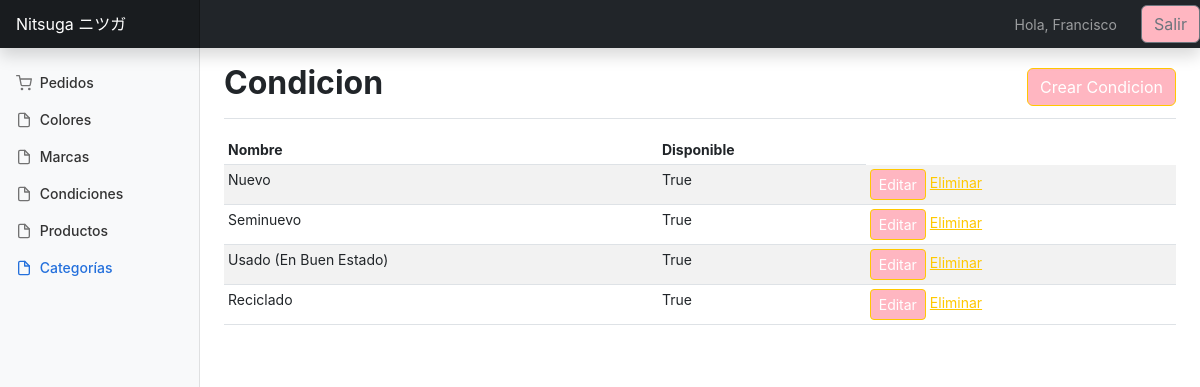
The page /listar_condicion/ (signed in) on the database its author committed.
### app/models.py (models this page shows, shortened)
class Condicion(models.Model):
    nombre = models.CharField(max_length=40)
    disponible = models.BooleanField()

### app/views.py (the view)
# urls.py: path('listar_condicion/', listar_condicion, name="listar_condicion"),
@login_required
def listar_condicion(request):
    condicion = Condicion.objects.all()
    data = {
        'condicion' : condicion
    }
    return render(request, 'app/condicion/listar.html', data)

### app/templates/app/condicion/listar.html
{% extends 'app/gestion/base.html' %}
{% block contenido %}
<div class="container-fluid">
    <div class="row">
      <main class="col-md-9 ms-sm-auto col-lg-10 px-md-4">
        <div
          class="d-flex justify-content-between flex-wrap flex-md-nowrap align-items-center pt-3 pb-2 mb-3 border-bottom">
          <h1 class="h2">Condicion</h1>
          <a href="{% url 'app:crear_condicion' %}" class="btn btn-primary">Crear Condicion</a>
        </div>
        <div class="table-responsive">
          <table class="table table-striped table-sm">
            <thead>
              <tr>
                <th scope="col">Nombre</th>
                <th scope="col">Disponible</th>
              </tr>
            </thead>
            <tbody>
                {% for c in condicion %}
                <tr>
                    <td>{{ c.nombre | title }}</td>
                    <td>{{ c.disponible | title }}</td>
                    <td>
                        <a href="{% url 'app:editar_condicion' c.id %}" class="btn-primary btn btn-sm">Editar</a>
                        <a href="{% url 'app:eliminar_condicion' c.id %}" class="btn-sm">Eliminar</a>
                    </td>
                </tr>
                {% endfor %}
            </tbody>
          </table>
        </div>
      </main>
    </div>
  </div>
{% endblock %}

### app/templates/app/gestion/base.html (shortened to what this page needs)
{% load static %}
<!doctype html>
<html lang="en">
<head>
  <link rel="stylesheet" href="{% static 'app/css/styles.css' %}">
  <link rel="stylesheet" href="{% static 'app/css/dashboard.css' %}">
</head>
<body>
  <header class="navbar navbar-dark sticky-top bg-dark flex-md-nowrap p-0 shadow">
    <a class="navbar-brand col-md-3 col-lg-2 me-0 px-3" href="{% url 'gestion_home' %}">Nitsuga ニツガ</a>
    <div class="navbar-nav">
      <div class="nav-item text-nowrap d-flex align-items-center">
        <span class="nav-link px-3">Hola, {{ user.username }}</span>
        <form action="{% url 'logout' %}" method="post" class="ms-2">
          <button type="submit" class="btn btn-outline-secondary">Salir</button>
        </form>
      </div>
    </div>
  </header>
  <div class="container-fluid">
    <div class="row">
      <nav id="sidebarMenu" class="col-md-3 col-lg-2 d-md-block bg-light sidebar collapse">
        <div class="position-sticky pt-3">
          <ul class="nav flex-column">
            <li class="nav-item">
              <a class="nav-link" aria-current="page" href="{% url 'gestion_home' %}">
                <span data-feather="shopping-cart"></span>
                Pedidos
              </a>
            </li>
            <li class="nav-item">
              <a class="nav-link" href="{% url 'app:listar_color' %}">
                <span data-feather="file"></span>
                Colores
              </a>
            </li>
            <li class="nav-item">
              <a class="nav-link" href="{% url 'app:listar_marca' %}">
                <span data-feather="file"></span>
                Marcas
              </a>
            </li>
            <li class="nav-item">
              <a class="nav-link" href="{% url 'app:listar_condicion' %}">
                <span data-feather="file"></span>
                Condiciones
              </a>
            </li>
            <li class="nav-item">
              <a class="nav-link" href="{% url 'app:listar_producto' %}">
                <span data-feather="file"></span>
                Productos
              </a>
            </li>
            <li class="nav-item">
              <a class="nav-link active" href="{% url 'app:listar_categoria' %}">
                <span data-feather="file"></span>
                Categorías
              </a>
            </li>
          </ul>
        </div>
      </nav>
    </div>
  </div>
    {% block contenido %}
    {% endblock %}
</body>
</html>

### app/static/app/css/dashboard.css (style rules this page uses)
body { font-size: .875rem; }
.feather { width: 16px; height: 16px; vertical-align: text-bottom; }
.sidebar { position: fixed; top: 0; bottom: 0; left: 0; z-index: 100; padding: 48px 0 0; box-shadow: inset -1px 0 0 rgba(0, 0, 0, .1); }
.sidebar .nav-link { font-weight: 500; color: #333; }
.sidebar .nav-link .feather { margin-right: 4px; color: #727272; }
.sidebar .nav-link.active { color: #2470dc; }
.sidebar .nav-link:hover .feather, .sidebar .nav-link.active .feather { color: inherit; }
.navbar-brand { padding-top: .75rem; padding-bottom: .75rem; font-size: 1rem; background-color: rgba(0, 0, 0, .25); box-shadow: inset -1px 0 0 rgba(0, 0, 0, .25); }

### rows shown on the page
Condicion: nombre "Nuevo", disponible "True"
Condicion: nombre "Seminuevo", disponible "True"
Condicion: nombre "Usado (En Buen Estado)", disponible "True"
Condicion: nombre "Reciclado", disponible "True"

### other values the page prints
{{ user.username }} "Francisco"
